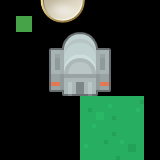

Tiled map render using the project's own tile images. Description and the whole map definition, tile-layer contents included, below:
An orthogonal 10x10 tile map with 16x16 px tiles, 1 tile layer (Tile Layer 1), 4 tilesets.

<map version="1.4" tiledversion="1.4.1" orientation="orthogonal" renderorder="right-down" width="10" height="10" tilewidth="16" tileheight="16" infinite="0" nextlayerid="2" nextobjectid="1">
 <tileset firstgid="1" source="land-features.tsx" />
 <tileset firstgid="257" source="tilesheet-future.tsx" />
 <tileset firstgid="383" source="tilesheet-medieval.tsx" />
 <tileset firstgid="509" source="tilesheet-buttons.tsx" />
 <layer id="1" name="Tile Layer 1" width="10" height="10">
  <data encoding="csv">
0,0,0,0,0,0,0,0,0,0,
0,18,520,0,0,0,0,0,0,0,
0,0,0,0,0,0,0,0,0,0,
0,0,0,0,0,0,0,0,0,0,
0,0,0,0,0,0,0,0,0,0,
0,0,0,309,0,0,0,0,0,0,
0,0,0,0,0,0,0,0,0,0,
0,0,0,0,0,0,0,0,0,0,
0,0,0,0,0,0,0,0,0,0,
0,0,0,0,0,383,0,0,0,0
</data>
 </layer>
</map>
